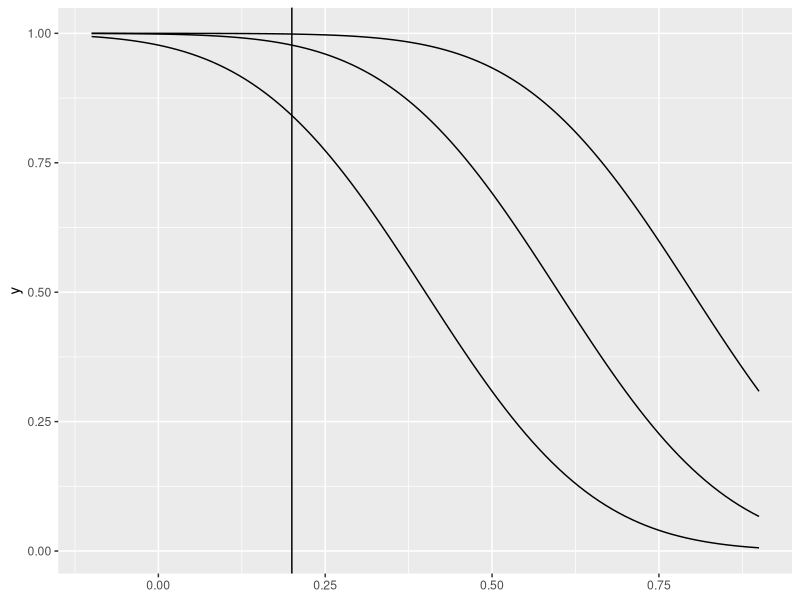

Write the R code that produced this figure.
## ---- chunk 1
knitr::opts_chunk$set(cache=T,
                      autodep = T,
                      warning = F,
                      message = F)
local({
  src_old <- knitr::knit_hooks$get("source")  # save the old hook
  lbl <- function(x, options, old){ # show chunk label in outptu
    lbl <- paste0('<div class="tagit">',options$label,'</div>')
    paste(lbl,
          old(x, options),
          collapse="\n")
  }
  knitr::knit_hooks$set(source = function(x, options) {
    lbl(x, options, src_old)
  })
  knitr::opts_hooks$set(fig.cap = function(options){
    options$echo = F ## don't show code of figures if fig.cap is set.
    options
  })
  knitr::knit_hooks$set(fig.cap = function(before, options, envir){
    # label figures with the code block label as well.
    lbl <- paste0('<div class="tagfig">',options$label,'</div>')
    if(!before & options$eval & knitr::opts_chunk$get("eval"))
      return(lbl)
    })
})
## ---- chunk 2
basepacks <- .packages()
library(tidyverse)
knitr::write_bib(.packages(), "packages.bib")
## ---- chunk 3
sigma <- 2
n <- 100
(sigma_bar <- 2/sqrt(n))
alpha <- .05/2
qnorm(1-alpha)
ds <- c(2,3,5)
mu_cut <- .2
d_cut <- mu_cut*sqrt(n)
SEV_1 <- pnorm(d_cut/ds[1])
## ---- chunk 4
severity <- function(mu1, xbar, sd=2, n=100){
  sdbar <- sd/sqrt(n)
  pnorm(xbar, mu1, sdbar, lower.tail = T)
}
severity(xbar = .4, mu1 = .2)
## ---- chunk 5
ggplot()+
  xlim(-.1,.9)+
  geom_function(fun=severity, args=list(xbar=.4))+
  geom_function(fun=severity, args=list(xbar=.6))+
  geom_function(fun=severity, args=list(xbar=.8))+
  geom_vline(xintercept = .2)
## ---- chunk 6
pck <- sort(setdiff(.packages(), basepacks))
cat(paste0("* ",pck," [@R-", pck,"]", collapse = "\n"))
